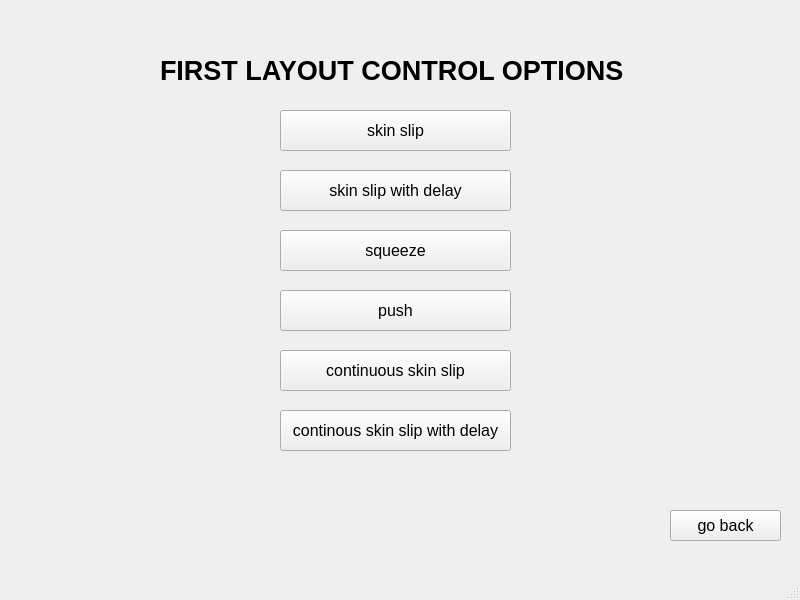
<?xml version="1.0" encoding="UTF-8"?>
<ui version="4.0">
 <class>FirstLayoutWindow</class>
 <widget class="QMainWindow" name="FirstLayoutWindow">
  <property name="geometry">
   <rect>
    <x>0</x>
    <y>0</y>
    <width>800</width>
    <height>600</height>
   </rect>
  </property>
  <property name="font">
   <font>
    <family>Tahoma</family>
    <pointsize>12</pointsize>
   </font>
  </property>
  <property name="windowTitle">
   <string>MainWindow</string>
  </property>
  <widget class="QWidget" name="centralwidget">
   <widget class="QLabel" name="titleLabel">
    <property name="geometry">
     <rect>
      <x>160</x>
      <y>40</y>
      <width>481</width>
      <height>61</height>
     </rect>
    </property>
    <property name="font">
     <font>
      <family>Tahoma</family>
      <pointsize>20</pointsize>
      <weight>75</weight>
      <bold>true</bold>
     </font>
    </property>
    <property name="text">
     <string>FIRST LAYOUT CONTROL OPTIONS</string>
    </property>
   </widget>
   <widget class="QPushButton" name="skinSlipButton">
    <property name="geometry">
     <rect>
      <x>280</x>
      <y>110</y>
      <width>231</width>
      <height>41</height>
     </rect>
    </property>
    <property name="font">
     <font>
      <family>Tahoma</family>
      <pointsize>12</pointsize>
     </font>
    </property>
    <property name="text">
     <string>skin slip</string>
    </property>
   </widget>
   <widget class="QPushButton" name="goBackButton">
    <property name="geometry">
     <rect>
      <x>670</x>
      <y>510</y>
      <width>111</width>
      <height>31</height>
     </rect>
    </property>
    <property name="font">
     <font>
      <family>Tahoma</family>
      <pointsize>12</pointsize>
     </font>
    </property>
    <property name="text">
     <string>go back</string>
    </property>
   </widget>
   <widget class="QPushButton" name="skinSlipWithDelayButton">
    <property name="geometry">
     <rect>
      <x>280</x>
      <y>170</y>
      <width>231</width>
      <height>41</height>
     </rect>
    </property>
    <property name="font">
     <font>
      <family>Tahoma</family>
      <pointsize>12</pointsize>
     </font>
    </property>
    <property name="text">
     <string>skin slip with delay</string>
    </property>
   </widget>
   <widget class="QPushButton" name="squeezeButton">
    <property name="geometry">
     <rect>
      <x>280</x>
      <y>230</y>
      <width>231</width>
      <height>41</height>
     </rect>
    </property>
    <property name="font">
     <font>
      <family>Tahoma</family>
      <pointsize>12</pointsize>
     </font>
    </property>
    <property name="text">
     <string>squeeze</string>
    </property>
   </widget>
   <widget class="QPushButton" name="pushButton">
    <property name="geometry">
     <rect>
      <x>280</x>
      <y>290</y>
      <width>231</width>
      <height>41</height>
     </rect>
    </property>
    <property name="text">
     <string>push</string>
    </property>
   </widget>
   <widget class="QPushButton" name="continuousSkinSlipButton">
    <property name="geometry">
     <rect>
      <x>280</x>
      <y>350</y>
      <width>231</width>
      <height>41</height>
     </rect>
    </property>
    <property name="text">
     <string>continuous skin slip</string>
    </property>
   </widget>
   <widget class="QPushButton" name="continuousSkinSlipWithDelayButton">
    <property name="geometry">
     <rect>
      <x>280</x>
      <y>410</y>
      <width>231</width>
      <height>41</height>
     </rect>
    </property>
    <property name="text">
     <string>continous skin slip with delay</string>
    </property>
   </widget>
  </widget>
  <widget class="QMenuBar" name="menubar">
   <property name="geometry">
    <rect>
     <x>0</x>
     <y>0</y>
     <width>800</width>
     <height>25</height>
    </rect>
   </property>
  </widget>
  <widget class="QStatusBar" name="statusbar"/>
 </widget>
 <resources/>
 <connections/>
</ui>
